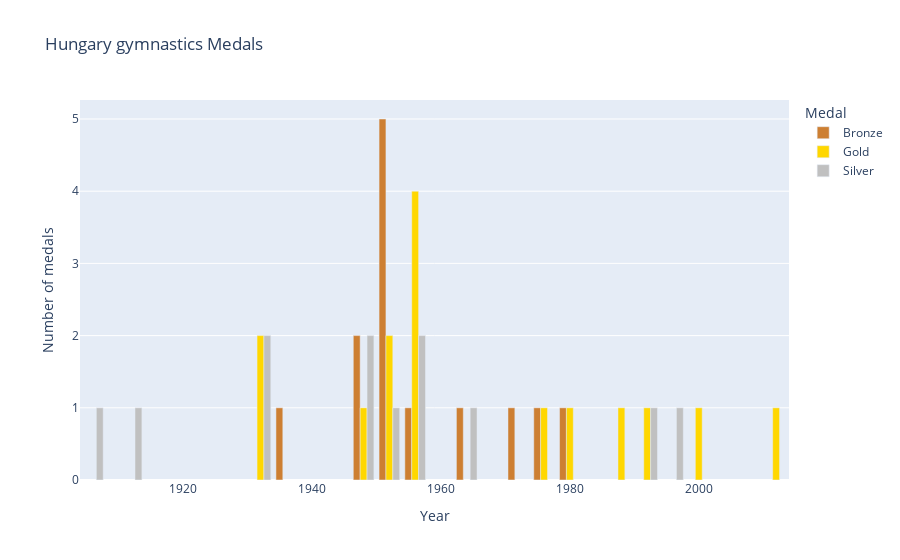

Notebook source saved alongside this figure:
### Code cell
UhunMed = hunGym.groupby(["Year", "Event", "Medal"]).size().reset_index()
UhunGymMedalsByEvent = UhunMed.groupby(["Medal", "Year"]).size().reset_index(name="Count")

fig = px.bar(
    UhunGymMedalsByEvent,
    x= "Year",
    y= "Count",
    color= "Medal",
    barmode= "group",
    title= "Hungary gymnastics Medals",
    labels= { "Count" : "Number of medals", "Year" : "Year"},
    color_discrete_map={'Gold': '#FFD700', 'Silver': '#C0C0C0', 'Bronze': '#CD7F32'}
)

fig.show()

### Figure 1 — Plotly figure (JSON) as saved in the notebook; plotly's stock layout.template omitted (floating-point values rounded to 4 significant figures)
{"data": [{"alignmentgroup": "True", "hovertemplate": "Medal=Bronze<br>Year=%{x}<br>Number of medals=%{y}<extra></extra>", "legendgroup": "Bronze", "marker": {"color": "#CD7F32", "pattern": {"shape": ""}}, "name": "Bronze", "offsetgroup": "Bronze", "orientation": "v", "showlegend": true, "textposition": "auto", "type": "bar", "x": [1936, 1948, 1952, 1956, 1964, 1972, 1976, 1980], "xaxis": "x", "y": [1, 2, 5, 1, 1, 1, 1, 1], "yaxis": "y"}, {"alignmentgroup": "True", "hovertemplate": "Medal=Gold<br>Year=%{x}<br>Number of medals=%{y}<extra></extra>", "legendgroup": "Gold", "marker": {"color": "#FFD700", "pattern": {"shape": ""}}, "name": "Gold", "offsetgroup": "Gold", "orientation": "v", "showlegend": true, "textposition": "auto", "type": "bar", "x": [1932, 1948, 1952, 1956, 1976, 1980, 1988, 1992, 2000, 2012], "xaxis": "x", "y": [2, 1, 2, 4, 1, 1, 1, 1, 1, 1], "yaxis": "y"}, {"alignmentgroup": "True", "hovertemplate": "Medal=Silver<br>Year=%{x}<br>Number of medals=%{y}<extra></extra>", "legendgroup": "Silver", "marker": {"color": "#C0C0C0", "pattern": {"shape": ""}}, "name": "Silver", "offsetgroup": "Silver", "orientation": "v", "showlegend": true, "textposition": "auto", "type": "bar", "x": [1906, 1912, 1932, 1948, 1952, 1956, 1964, 1992, 1996], "xaxis": "x", "y": [1, 1, 2, 2, 1, 2, 1, 1, 1], "yaxis": "y"}], "layout": {"barmode": "group", "legend": {"title": {"text": "Medal"}, "tracegroupgap": 0}, "title": {"text": "Hungary gymnastics Medals"}, "xaxis": {"anchor": "y", "domain": [0, 1], "title": {"text": "Year"}}, "yaxis": {"anchor": "x", "domain": [0, 1], "title": {"text": "Number of medals"}}}}
